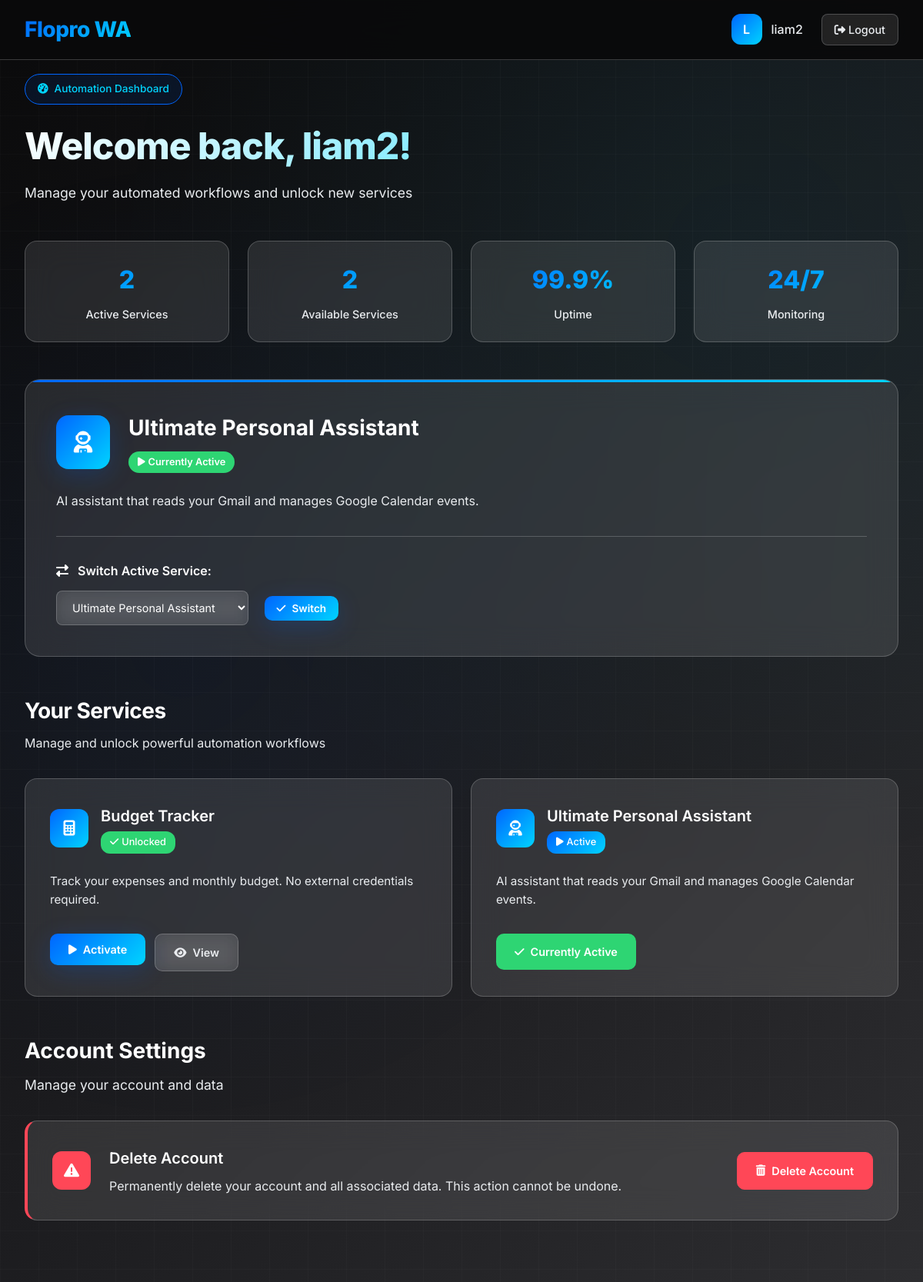
The page /dashboard/ (signed in) on the database its author committed.
### core/models.py (models this page shows, shortened)
class Service(models.Model):
    slug = models.SlugField(max_length=50, unique=True, help_text="Unique identifier for the service")
    name = models.CharField(max_length=100, help_text="Display name of the service")
    description = models.TextField(help_text="Description of what this service does")
    icon = models.CharField(max_length=50, blank=True, help_text="FontAwesome icon class")
    is_active = models.BooleanField(default=True, help_text="Whether this service is available to users")
    created_at = models.DateTimeField(auto_now_add=True)
    updated_at = models.DateTimeField(auto_now=True)
    class Meta:
        ordering = ['name']

class UserWorkflow(models.Model):
    user = models.ForeignKey(User, on_delete=models.CASCADE, related_name='workflows')
    service = models.ForeignKey(Service, on_delete=models.CASCADE, related_name='user_workflows')
    n8n_workflow_id = models.PositiveIntegerField(help_text="n8n workflow ID", null=True, blank=True)
    n8n_credential_id = models.PositiveIntegerField(help_text="n8n credential ID", null=True, blank=True)
    name = models.CharField(max_length=200, help_text="Name of the workflow in n8n")
    active = models.BooleanField(default=False, help_text="Whether this workflow is currently active")
    created_at = models.DateTimeField(auto_now_add=True)
    updated_at = models.DateTimeField(auto_now=True)
    class Meta:
        unique_together = ['user', 'service']
        ordering = ['-created_at']

### core/views.py (the view)
# urls.py: path('dashboard/', views.dashboard, name='dashboard'),
@login_required
def dashboard(request):
    services = Service.objects.filter(is_active=True)
    user_workflows = UserWorkflow.objects.filter(user=request.user).select_related('service')
    active_service = get_active_service(request.user)
    unlocked_service_ids = set(uw.service.id for uw in user_workflows)
    for service in services:
        service.is_unlocked = service.id in unlocked_service_ids
        service.is_active = (active_service and service == active_service)
    context = {
        'services': services,
        'user_workflows': user_workflows,
        'active_service': active_service,
        'unlocked_service_ids': unlocked_service_ids,
    }
    return render(request, 'core/dashboard.html', context)

### core/provisioning.py (called while the page is built)
def get_active_service(user) -> Optional[Service]:
    try:
        user_workflow = UserWorkflow.objects.get(user=user, active=True)
        return user_workflow.service
    except UserWorkflow.DoesNotExist:
        return None

### core/templates/core/dashboard.html (shortened to what this page needs)
<!DOCTYPE html>
<html lang="en">
<head>
    <link href="https://cdnjs.cloudflare.com/ajax/libs/font-awesome/6.4.0/css/all.min.css" rel="stylesheet">
</head>
<body>
    <div class="grid-background"></div>
    <nav class="navbar">
        <div class="nav-container">
            <div class="logo">Flopro WA</div>
            <div class="nav-actions">
                <div class="user-info">
                    <div class="user-avatar">
                        {{ user.username|first|upper }}
                    </div>
                    <span>{{ user.username }}</span>
                </div>
                <a href="{% url 'core:logout' %}" class="logout-btn">
                    <i class="fas fa-sign-out-alt"></i>
                    Logout
                </a>
            </div>
        </div>
    </nav>
    <div class="dashboard">
        <div class="dashboard-header">
            <div class="welcome-badge">
                <i class="fas fa-tachometer-alt"></i>
                <span>Automation Dashboard</span>
            </div>
            <h1 class="dashboard-title">Welcome back, {{ user.username }}!</h1>
            <p class="dashboard-subtitle">Manage your automated workflows and unlock new services</p>
        </div>
        <div class="stats-grid">
            <div class="stat-card">
                <div class="stat-number">{{ user_workflows|length }}</div>
                <div class="stat-label">Active Services</div>
            </div>
            <div class="stat-card">
                <div class="stat-number">{{ services|length }}</div>
                <div class="stat-label">Available Services</div>
            </div>
            <div class="stat-card">
                <div class="stat-number">99.9%</div>
                <div class="stat-label">Uptime</div>
            </div>
            <div class="stat-card">
                <div class="stat-number">24/7</div>
                <div class="stat-label">Monitoring</div>
            </div>
        </div>
        {% if active_service %}
        <div class="active-service">
            <div class="active-service-header">
                <div class="active-service-icon">
                    <i class="{{ active_service.icon|default:'fas fa-cogs' }}"></i>
                </div>
                <div class="active-service-info">
                    <h2>{{ active_service.name }}</h2>
                    <span class="active-service-status">
                        <i class="fas fa-play"></i>
                        Currently Active
                    </span>
                </div>
            </div>
            <p class="active-service-description">{{ active_service.description }}</p>
            <div class="active-service-selector">
                <label for="active-service-select" style="display: block; margin-bottom: 0.75rem; font-weight: 600; color: var(--pure-white);">
                    <i class="fas fa-exchange-alt" style="margin-right: 0.5rem;"></i>
                    Switch Active Service:
                </label>
                <form method="post" id="active-service-form" style="display: inline;">
                    <select id="active-service-select" name="service_slug" class="active-service-dropdown" required>
                        {% for uw in user_workflows %}
                        <option value="{{ uw.service.slug }}" {% if uw.active %}selected{% endif %}>
                            {{ uw.service.name }}
                        </option>
                        {% endfor %}
                    </select>
                    <button type="submit" class="btn btn-primary" style="margin-left: 1rem; padding: 0.5rem 1rem; font-size: 0.85rem;">
                        <i class="fas fa-check"></i>
                        Switch
                    </button>
                </form>
            </div>
        </div>
        {% endif %}
        <div class="services-section">
            <div class="section-header">
                <h2 class="section-title">Your Services</h2>
                <p class="section-subtitle">Manage and unlock powerful automation workflows</p>
            </div>
            {% if services %}
            <div class="services-grid">
                {% for service in services %}
                <div class="service-card">
                    <div class="service-header">
                        <div class="service-icon">
                            <i class="{{ service.icon|default:'fas fa-cogs' }}"></i>
                        </div>
                        <div class="service-info">
                            <h3>{{ service.name }}</h3>
                            {% with user_workflows|dictsort:"service.name" as sorted_workflows %}
                                {% for uw in sorted_workflows %}
                                    {% if uw.service == service %}
                                        {% if service == active_service %}
                                            <span class="service-status status-active">
                                                <i class="fas fa-play"></i>
                                                Active
                                            </span>
                                        {% else %}
                                            <span class="service-status status-unlocked">
                                                <i class="fas fa-check"></i>
                                                Unlocked
                                            </span>
                                        {% endif %}
                                    {% endif %}
                                {% empty %}
                                    <span class="service-status status-locked">
                                        <i class="fas fa-lock"></i>
                                        Locked
                                    </span>
                                {% endfor %}
                            {% endwith %}
                        </div>
                    </div>
                    <p class="service-description">{{ service.description }}</p>
                    <div class="service-actions">
                        {% if service.is_unlocked %}
                            {% if service.is_active %}
                                <span class="btn btn-success">
                                    <i class="fas fa-check"></i>
                                    Currently Active
                                </span>
                            {% else %}
                                <form method="post" action="{% url 'core:toggle_service_slug' service.slug %}" style="display: inline;">
                                    <button type="submit" class="btn btn-primary">
                                        <i class="fas fa-play"></i>
                                        Activate
                                    </button>
                                </form>
                                {% if service.slug == 'budget-tracker' %}
                                <a href="{% url 'core:service_overview' service.slug %}" class="btn btn-secondary">
                                    <i class="fas fa-eye"></i>
                                    View
                                </a>
                                {% endif %}
                            {% endif %}
                        {% else %}
                            {% comment %} User doesn't have this service - show unlock button {% endcomment %}
                            <a href="{% url 'core:service_detail' service.slug %}" class="btn btn-primary">
                                <i class="fas fa-unlock"></i>
                                Unlock Service
                            </a>
                        {% endif %}
                    </div>
                </div>
                {% endfor %}
            </div>
            {% endif %}
        </div>
        <div class="account-settings">
            <div class="account-settings-header">
                <h3 class="account-settings-title">Account Settings</h3>
                <p class="account-settings-subtitle">Manage your account and data</p>
            </div>
            <div class="account-settings-content">
                <div class="settings-card danger-card">
                    <div class="settings-card-icon">
                        <i class="fas fa-exclamation-triangle"></i>
                    </div>
                    <div class="settings-card-content">
                        <h4 class="settings-card-title">Delete Account</h4>
                        <p class="settings-card-description">
                            Permanently delete your account and all associated data. This action cannot be undone.
                        </p>
                    </div>
                    <div class="settings-card-actions">
                        <a href="{% url 'core:delete_account' %}" class="btn btn-danger">
                            <i class="fas fa-trash-alt"></i>
                            Delete Account
                        </a>
                    </div>
                </div>
            </div>
        </div>
    </div>
</body>
</html>

### rows shown on the page
Service: name "Ultimate Personal Assistant", description "AI assistant that reads your Gmail and manages Google Calendar events.", is_active True (drawn)
Service: name "Budget Tracker", description "Track your expenses and monthly budget. No external credentials required.", is_active True (drawn)
UserWorkflow: shows "Unlocked"
UserWorkflow: shows "Active"

### other values the page prints
{{ user.username|first|upper }} "L"
{{ user.username }} "liam2"
{{ user_workflows|length }} "2"
{{ services|length }} "2"
form field service_slug "Ultimate Personal Assistant"
